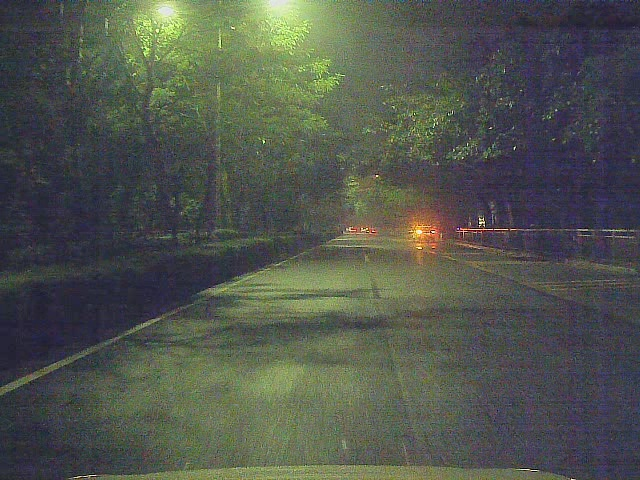
%> input picture Project/MATLAB/PROJ1/data/pic2.jpg, 640 x 480 px
$ octave test.m   (GNU Octave 9; MATLAB toolbox functions it lacks are replaced by stand-ins)
%> lines starting %> are read from the running program, lines starting %| are printed output that depends on the picture
clc;
Q=imread('./data/pic2.jpg');
%> Q is the input picture: size 480x640x3 uint8; mean R, G, B 81.1, 85.7, 77.2
e = Q(:, :, 1);
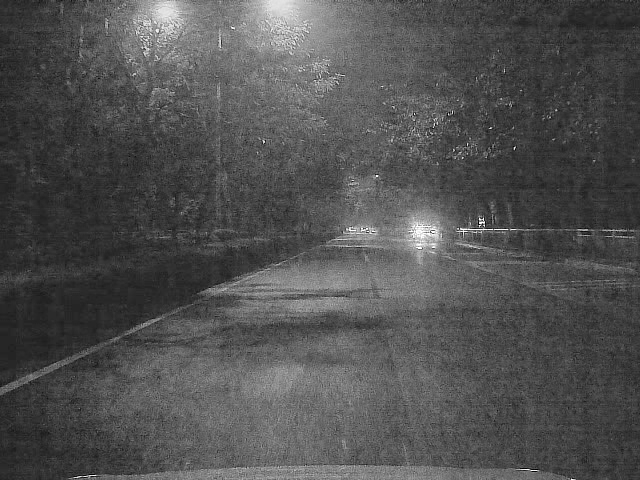
%> e: size 480x640 uint8; min 0, max 255, mean 81.1
K1=filter2(fspecial('average',13),e)/255;
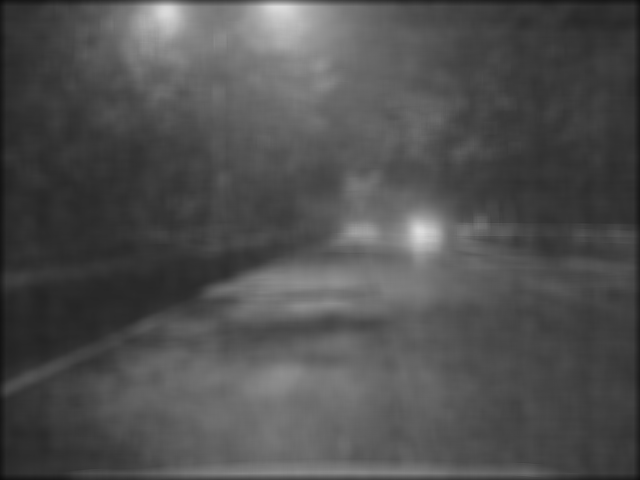
%> K1: size 480x640 double; min 0.0486, max 0.87, mean 0.314
%> (the run ends here)
